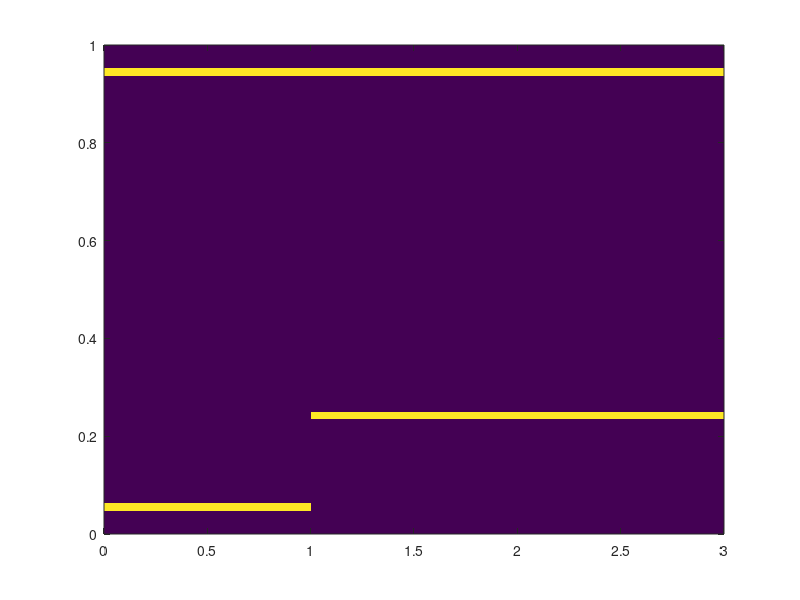

Recreate this plot in MATLAB. (Note: this script raises an error after producing the figure.)

clear;
%%

nx = 64*3; lx = 3;
ny = 64; ly = 1;
tmax = 4;
vB = 0.0001;
vB2 = 0.001;
rhoB = 1.4;
rhoB2 = 2;
pB = 1;
% eB = 7;
eB2 = 10;
gm = 1.4;
dt = 0.01;

eB = pB/(gm-1) + 0.5*vB^2*rhoB;
aB = sqrt(gm*pB/rhoB);
MaB = vB/aB
pB2 = (gm-1)*(eB2 - 0.5*vB2^2);
aB2 = sqrt(gm*pB2/rhoB2);
MaB2 = vB2/aB2

%%
xs = linspace(0,lx,nx+1);
ys = linspace(0,ly,ny+1);
xc = 0.5*(xs(1:end-1) + xs(2:end));
yc = 0.5*(ys(1:end-1) + ys(2:end));
[xm,ym] = meshgrid(xc,yc);
sz = size(xm);
dx = xs(2) - xs(1);
dy = ys(2) - ys(1);

u0 = vB*(xm-0.5).^0*1;

v0 = zeros(size(xm));
rho0 = ones(size(xm))*rhoB;
e0   = ones(size(xm))*eB;
cent = ((xm-0.5).^2 + (ym-0.5).^2) < 0.2^2;
% rho0(cent) = 4*rhoB;
% e0(cent) = 10*eB;
% u0(cent) = 0;
solid = (((xm-0.4).^2/0.1^2 + (ym-0.6).^2/0.01^2) < -1) |...
    (((xm-0.4).^2/0.1^2 + (ym-0.4).^2/0.01^2) < -1) |...
    ym<0.05  | ym>0.95 | (ym<(0.05+0.2*0.9)&xm>1&xm<3);


xb = diff(solid,1,2);
yb = diff(solid,1,1);
solidRight = [xb>0,false(sz(1),1)];
solidLeft  = [false(sz(1),1),xb<0];
solidUpper = [yb>0;false(1,sz(2))];
solidLower = [false(1,sz(2));yb<0];
imagesc(xc,yc,solidLower | solidUpper | solidLeft);
set(gca,'YDir','normal');

solid = reshape(solid,1,[]);
solidRight = reshape(solidRight,1,[]);
solidLeft = reshape(solidLeft,1,[]);
solidUpper = reshape(solidUpper,1,[]);
solidLower = reshape(solidLower,1,[]);
US = ones(1,sum(solid)).*[1;0;0;1];


[js,is] = meshgrid(1:nx,1:ny);
ilower = [is(end,:);  is(1:end-1,:)];
iupper = [is(2:end,:);is(1,:)      ];
jleft  = [js(:,end),  js(:,1:end-1)];
jright = [js(:,2:end),js(:,1)      ];

ilower = reshape(ilower,1,[]);
iupper = reshape(iupper,1,[]);
jleft  = reshape(jleft ,1,[]);
jright = reshape(jright,1,[]);
is = reshape(is,1,[]);
js = reshape(js,1,[]);
Ilower = sub2ind(sz,ilower,js);
Iupper = sub2ind(sz,iupper,js);
Ileft  = sub2ind(sz,is,jleft);
Iright = sub2ind(sz,is,jright);


U = [reshape(rho0,1,[]);reshape(u0,1,[]);reshape(v0,1,[]);reshape(e0,1,[])];
U(2,:) = U(2,:) .* U(1,:);
U(3,:) = U(3,:) .* U(1,:);
Uprev = U;
t = 0;

rec = true;

recorder = VideoWriter('RoeTest2rec.mp4','MPEG-4');
recorder.FrameRate = 60;
recorder.open();


%%

B = false(size(xm));
B(:,1) = true; B(:,end) = true; B(1,:) = true; B(end,:) = true;

xb = diff(B,1,2);
yb = diff(B,1,1);
BsolidRight = [xb>0,false(sz(1),1)];
BsolidLeft  = [false(sz(1),1),xb<0];
BsolidUpper = [yb>0;false(1,sz(2))];
BsolidLower = [false(1,sz(2));yb<0];
BsolidRight = reshape(BsolidRight,1,[]);
BsolidLeft = reshape(BsolidLeft,1,[]);
BsolidUpper = reshape(BsolidUpper,1,[]);
BsolidLower = reshape(BsolidLower,1,[]);

Bx = xm(B);
By = ym(B);
B = reshape(B,1,[]);
Bx = reshape(Bx,1,[]);
By = reshape(By,1,[]);
tvd = 1;
see = 20;
cfl = 0.5;
sav = 20;
pvt = 0.001;
UB = [rhoB;rhoB*vB;0;eB] .* ones(1,sum(B));
Breg2 = Bx<0.5 & By > 0.45 & By<0.55;
Breg3 = Bx>0.5 & By > 0.45 & By<0.55;
% UB(:,Breg2) = [rhoB2;rhoB2*vB2;0;eB2]*ones(1,sum(Breg2));
% UB(:,Breg3) = [rhoB2;-rhoB2*vB2;0;eB2]*ones(1,sum(Breg3));



% (U,B,B2,solid,UB,UB2,US,Ileft,Iright,Iupper,Ilower,tvdc,dx,dy,gm,cflc)
U = gpuArray(U);
UB = gpuArray(UB);
B = gpuArray(B);
solid = gpuArray(solid);
US = gpuArray(US);
Ileft = gpuArray(Ileft);
Iright = gpuArray(Iright);
Iupper = gpuArray(Iupper);
Ilower = gpuArray(Ilower);
BsolidLeft = gpuArray(BsolidLeft);
BsolidLower = gpuArray(BsolidLower);
BsolidRight = gpuArray(BsolidRight);
BsolidUpper = gpuArray(BsolidUpper);
solidLeft = gpuArray(solidLeft);
solidLower = gpuArray(solidLower);
solidRight = gpuArray(solidRight);
solidUpper = gpuArray(solidUpper);

% dx = gpuArray(dx);
% dy = gpuArray(dy);
% tvd = gpuArray(tvd);
% dt = gpuArray(tvd);
sv1 = U;
sv2 = U;
tic;

% load U1
phi = gpuArray(reshape((xm*vB),1,[]));
%% Initializer
for iter = 1:0  
    phiN = (dy^2*(phi(Ileft) + phi(Iright)) + dx^2*(phi(Iupper) + phi(Ilower)))/(dx^2+dy^2)*0.5;
    phiN(solid) = 0;
    phiN(BsolidLeft(Iright)) = phiN(BsolidLeft) - vB*dx;
    phiN(BsolidRight(Ileft)) = phiN(BsolidRight) + vB*dx;
    phiN(BsolidUpper(Ilower)) = phiN(BsolidUpper);
    phiN(BsolidLower(Iupper)) = phiN(BsolidLower);
    
    phiN(solidLeft(Iright)) = phiN(solidLeft);
    phiN(solidRight(Ileft)) = phiN(solidRight);
    phiN(solidUpper(Ilower)) = phiN(solidUpper);
    phiN(solidLower(Iupper)) = phiN(solidLower);
    
    phiN = phiN - mean(phiN,'all');
    phiO = phi;
    phi = phiN;
    
    if mod(iter,1) ==0
        res = max(phiO-phiN,[],'all');
        fprintf('iter = %d, res = %e\n',iter,res);
        U(2,:) = (phi(Iright)-phi(Ileft))/2.*U(1,:)/dx;
        U(3,:) = (phi(Iupper)-phi(Ilower))/2.*U(1,:)/dy;
        U(2,solid) = 0;
        U(3,solid) = 0;
        U(2,B) = 0;
        U(3,B) = 0;
        subplot(1,2,1)
        imagesc(xc,yc,reshape(U(2,:)./U(1,:),sz));
        colorbar;
        set(gca,'YDir','normal');
        drawnow;
        subplot(1,2,2)
        imagesc(xc,yc,reshape(U(3,:)./U(1,:),sz));
        colorbar;
        set(gca,'YDir','normal');
        drawnow;
        
    end
    
end


%% RUN

B = false(size(xm));
B(:,1) = true; B(:,end) = true; B(1,:) = true; B(end,:) = true;

xb = diff(B,1,2);
yb = diff(B,1,1);
BsolidRight = [xb>0,false(sz(1),1)];
BsolidLeft  = [false(sz(1),1),xb<0];
BsolidUpper = [yb>0;false(1,sz(2))];
BsolidLower = [false(1,sz(2));yb<0];
BsolidRight = reshape(BsolidRight,1,[]);
BsolidLeft = reshape(BsolidLeft,1,[]);
BsolidUpper = reshape(BsolidUpper,1,[]);
BsolidLower = reshape(BsolidLower,1,[]);

Bx = xm(B);
By = ym(B);
B = reshape(B,1,[]);
Bx = reshape(Bx,1,[]);
By = reshape(By,1,[]);
tvd = 1;
tvddim = 0.5^4;
see = 20;
cfl = 0.5;
sav = 20;
pvt = 0.001;
UB = [rhoB;rhoB*vB;0;eB] .* ones(1,sum(B));
Breg2 = Bx<0.5 & By > 0.45 & By<0.55;
Breg3 = Bx>0.5 & By > 0.45 & By<0.55;
UB(:,Breg2) = [rhoB2; rhoB2*vB2;0;eB2]*ones(1,sum(Breg2));
UB(:,Breg3) = [rhoB2;-rhoB2*vB2;0;eB2]*ones(1,sum(Breg3));



% (U,B,B2,solid,UB,UB2,US,Ileft,Iright,Iupper,Ilower,tvdc,dx,dy,gm,cflc)
U = gpuArray(U);
UB = gpuArray(UB);
B = gpuArray(B);
solid = gpuArray(solid);
US = gpuArray(US);
Ileft = gpuArray(Ileft);
Iright = gpuArray(Iright);
Iupper = gpuArray(Iupper);
Ilower = gpuArray(Ilower);
BsolidLeft = gpuArray(BsolidLeft);
BsolidLower = gpuArray(BsolidLower);
BsolidRight = gpuArray(BsolidRight);
BsolidUpper = gpuArray(BsolidUpper);
solidLeft = gpuArray(solidLeft);
solidLower = gpuArray(solidLower);
solidRight = gpuArray(solidRight);
solidUpper = gpuArray(solidUpper);
for iter = 1:100000
    
    
    vB = 0.0001;
    %     vB = min((1+t),3 );
    eB = pB/(gm-1) + 0.5*vB^2*rhoB;
    UB = [rhoB;rhoB*vB;0;eB] .* ones(1,sum(B));
%     UB(:,Breg2) = [rhoB; rhoB*vB2;0;eB]*ones(1,sum(Breg2));
%     UB(:,Breg3) = [rhoB;-rhoB*vB2;0;eB]*ones(1,sum(Breg3));
    %
    %     deltaL = U - U(:,Ileft);
    %     sigL = deltaL/dx.*TVDLimiter(deltaL(:,Iright),deltaL) *tvd;
    %     sigR = deltaL(:,Iright)/dx.*TVDLimiter(deltaL,deltaL(:,I  right)) *tvd;
    %     deltaLo = U - U(:,Ilower);
    %     sigLo = deltaLo/dy.*TVDLimiter(deltaLo(:,Iupper),deltaLo) *tvd;
    %     sigUp = deltaLo(:,Iupper)/dy.*TVDLimiter(deltaLo,deltaLo(:,Iupper)) *tvd;
    %
    %
    %     [leftF,vm1] =  RoeSolver2(U(:,Ileft) + sigR(:,Ileft)*dx/2, U - sigL*dx/2,gm);
    %     [downF,vm2] = RoeSolver2c(U(:,Ilower) + sigLo(:,Ilower)*dy/2,U - sigUp*dy/2,gm);
    %     dta = min(dx/vm1,dy/vm2) * cfl;
    %     inc = (leftF(:,Iright) - leftF) / dx + (downF(:,Iupper) - downF) /dy;
    %     U = U - inc*min(dt,dta);
    %     U(1,U(1,:)<0) = 0;
    %     tvdc = tvd*ones(1,size(U,2));
    tvdc = tvd;
    cflc = cfl;
    aim = true;
    ending = false;
    while aim
        [dU1,dta1,aim1] = increase(U,B,solid,UB,US,Ileft,Iright,Iupper,Ilower,...
            solidLeft,solidRight,solidUpper,solidLower,...
            BsolidLeft,BsolidRight,BsolidUpper,BsolidLower,...
            tvdc,dx,dy,gm,cflc,pvt);
        dtc = min(dt,min(dta1));
        if(dtc+t>tmax)
            dtc = tmax-t;
            ending = true;
        end
        U1 = U + dtc .* dU1;
        [dU2,dta2,aim2] = increase(U1,B,solid,UB,US,Ileft,Iright,Iupper,Ilower,...
            solidLeft,solidRight,solidUpper,solidLower,...
            BsolidLeft,BsolidRight,BsolidUpper,BsolidLower,...
            tvdc,dx,dy,gm,cflc,pvt);
        aim = aim1||aim2;
        fprintf('tvdc = %f\n',tvdc);
        tvdc = tvdc*tvddim;
        %         cflc = cflc*0.5;
        if(tvdc < 1e-8*tvd)
            U(:,B) = UB;
            
            U1 = (U(:,Iupper) + U(:,Ilower) +U(:,Ileft) +U(:,Iright))/4;
            U1(:,solidRight) = U(:,solidRight);
            U1(:,solidLeft) = U(:,solidLeft);
            U1(:,solidUpper) = U(:,solidUpper);
            U1(:,solidLower) = U(:,solidLower);
            U = U1*0.5 + U*0.5;
            fprintf('Damping!!\n');
        end
    end
    Uprev = U;
    U = 0.5*U + U1*(1-0.5) + 0.5*dtc.*dU2;
    t = t+min(dtc,[],'all');
    
    
    
    %     U =U + dU1*dtc;
    
    fprintf('iter = %d time = %f\n',iter,toc);
    if(mod(iter,see)==0)
        maxShow = 8 ;
        minShow = 0;
        maxShow2 = 10;
        minShow2 = 0;
        
        U(:,B) = UB;
        
        U(1:4,solid) = US(1:4,:);
        rhoC = U(1,:);
        u = U(2,:)./U(1,:);
        v = U(3,:)./U(1,:);
        p = (U(4,:) - 0.5*(u.^2+v.^2).*rhoC) * (gm-1);
        as = abs(gm*p./rhoC);
        %         rhoC = U(2,:)./U(1,:);
        rhoC = reshape(rhoC,sz);
        p = reshape(p,sz);
        %         as = reshape(as,sz);
        %%% Max min
%         rhoC(1) = maxShow;
%         rhoC(2) = minShow;
%         p(1) = maxShow2;
%         p(2) = minShow2;
        
        subplot(2,1,2);
        %         surf(xm,ym,max(min(p,maxShow2),minShow2),'LineStyle','none');
        imagesc(xc,yc,max(min(reshape(sqrt(u.^2./as),sz),maxShow2),minShow2));
        set(gca,'YDir','normal');
        view([0,0,1]);
        axis equal;
        colorbar;
        
        subplot(2,1,1);
        %         surf(xm,ym,max(min(rhoC,maxShow),minShow),'LineStyle','none');
        imagesc(xc,yc,max(min(rhoC,maxShow),minShow));
        set(gca,'YDir','normal');
        view([0,0,1]);
        axis equal;
        colorbar;
        
        fprintf('## iter = %d time = %f\n',iter,toc);
        tic;
        title(sprintf('t = %e',t));
        frame = getframe(gcf);
        %         frame = imresize(frame2im(frame),[430,544],'Method','bicubic');
        recorder.writeVideo(frame);
        drawnow;
    end
    
    if mod(iter,sav) == 0
        sv2 = sv1;
        sv1 = U;
    end
    
    if ending
       break; 
    end
end
toc;
%%
recorder.close();
rhoC = U(1,:);
u = U(2,:)./U(1,:);
v = U(3,:)./U(1,:);
u = max(min(u,vB*3),-vB*3);
v = max(min(v,vB*3),-vB*3);
rhoC = reshape(rhoC,sz);
u = reshape(u,sz);
v = reshape(v,sz);
% surf(xm,ym,rhoC,'LineStyle','none');
% view([0,0,1]);
quiver(xm,ym,u,v);
% contour(xm,ym,min(sqrt(u.^2+v.^2),3),32);
% contour(xm,ym,rhoC,32);
% streamslice(xm,ym,u,v,11);
% contour(xm,ym,curl(u,v),32);
axis equal;
fprintf('iter = %d\n',iter);
drawnow;


%%
function [inc,dta,aim] = increase(U,B,solid,UB,US,Ileft,Iright,Iupper,Ilower,...
    solidLeft,solidRight,solidUpper,solidLower,...
    BsolidLeft,BsolidRight,BsolidUpper,BsolidLower,...
    tvd,dx,dy,gm,cfl,pvt)


U(:,B) = UB;



U(1:4,solid) = US(1:4,:);


p = (U(4,:) - 0.5*(U(2,:).^2+U(3,:).^2)./U(1,:)) * (gm-1);
maxp = max(p,[],'all');
pviolate = (p<maxp*pvt);
U(4,pviolate) = 0.5*(U(2,pviolate).^2+U(3,pviolate).^2)./U(1,pviolate) + maxp*pvt*2/(gm-1);
maxRho = max(U(1,:),[],'all');
U(1,U(1,:)<maxRho*pvt) = maxRho*pvt;

deltaL = U - U(:,Ileft);
sigL = deltaL/dx.*TVDLimiter(deltaL(:,Iright),deltaL) *tvd;
sigR = deltaL(:,Iright)/dx.*TVDLimiter(deltaL,deltaL(:,Iright)) *tvd;
deltaLo = U - U(:,Ilower);
sigLo = deltaLo/dy.*TVDLimiter(deltaLo(:,Iupper),deltaLo) *tvd;
sigUp = deltaLo(:,Iupper)/dy.*TVDLimiter(deltaLo,deltaLo(:,Iupper)) *tvd;
sigL(B) = 0;
sigR(B)= 0;
sigLo(B) = 0;
sigUp(B) = 0;
% sigL(solidLeft) = 0;
% % sigR(solidLeft) = 0;
% % sigL(solidRight) = 0;
% sigR(solidRight) = 0;
% sigLo(solidLower) = 0;
% % sigUp(solidLower) = 0;
% % sigLo(solidUpper) = 0;
% sigUp(solidUpper) = 0;

sigL(solidLeft) = sigR(solidLeft);
sigR(solidRight) = sigL(solidRight);
sigLo(solidLower) = sigUp(solidLower);
sigUp(solidUpper) = sigLo(solidUpper);

sigL(BsolidLeft) = 0;
sigR(BsolidRight) = 0;
sigLo(BsolidLower) = 0;
sigUp(BsolidUpper) = 0;

uleft = U(:,Ileft) + sigR(:,Ileft)*dx/2;
uright = U - sigL*dx/2;
uleft(:,solidLeft) = uright(:,solidLeft);
uleft(2,solidLeft) = -uright(2,solidLeft);
uright(:,solidRight(Ileft)) = uleft(:,solidRight(Ileft));
uright(2,solidRight(Ileft)) = -uleft(2,solidRight(Ileft));

ulower = U(:,Ilower) + sigLo(:,Ilower)*dy/2;
uupper = U - sigUp*dy/2;
ulower(:,solidLower) = uupper(:,solidLower);
ulower(3,solidLower) = -uupper(3,solidLower);
uupper(:,solidUpper(Ilower)) = ulower(:,solidUpper(Ilower));
uupper(3,solidUpper(Ilower)) = -ulower(3,solidUpper(Ilower));

[leftF,vm1, aim1] =  RoeSolver2(uleft,uright ,gm);
[downF,vm2, aim2] = RoeSolver2c(ulower,uupper,gm);
aim = aim1 || aim2;

dta = min(dx./vm1,dy./vm2) * cfl;
inc = (leftF(:,Iright) - leftF) / dx + (downF(:,Iupper) - downF) /dy;
inc = -inc;

end
